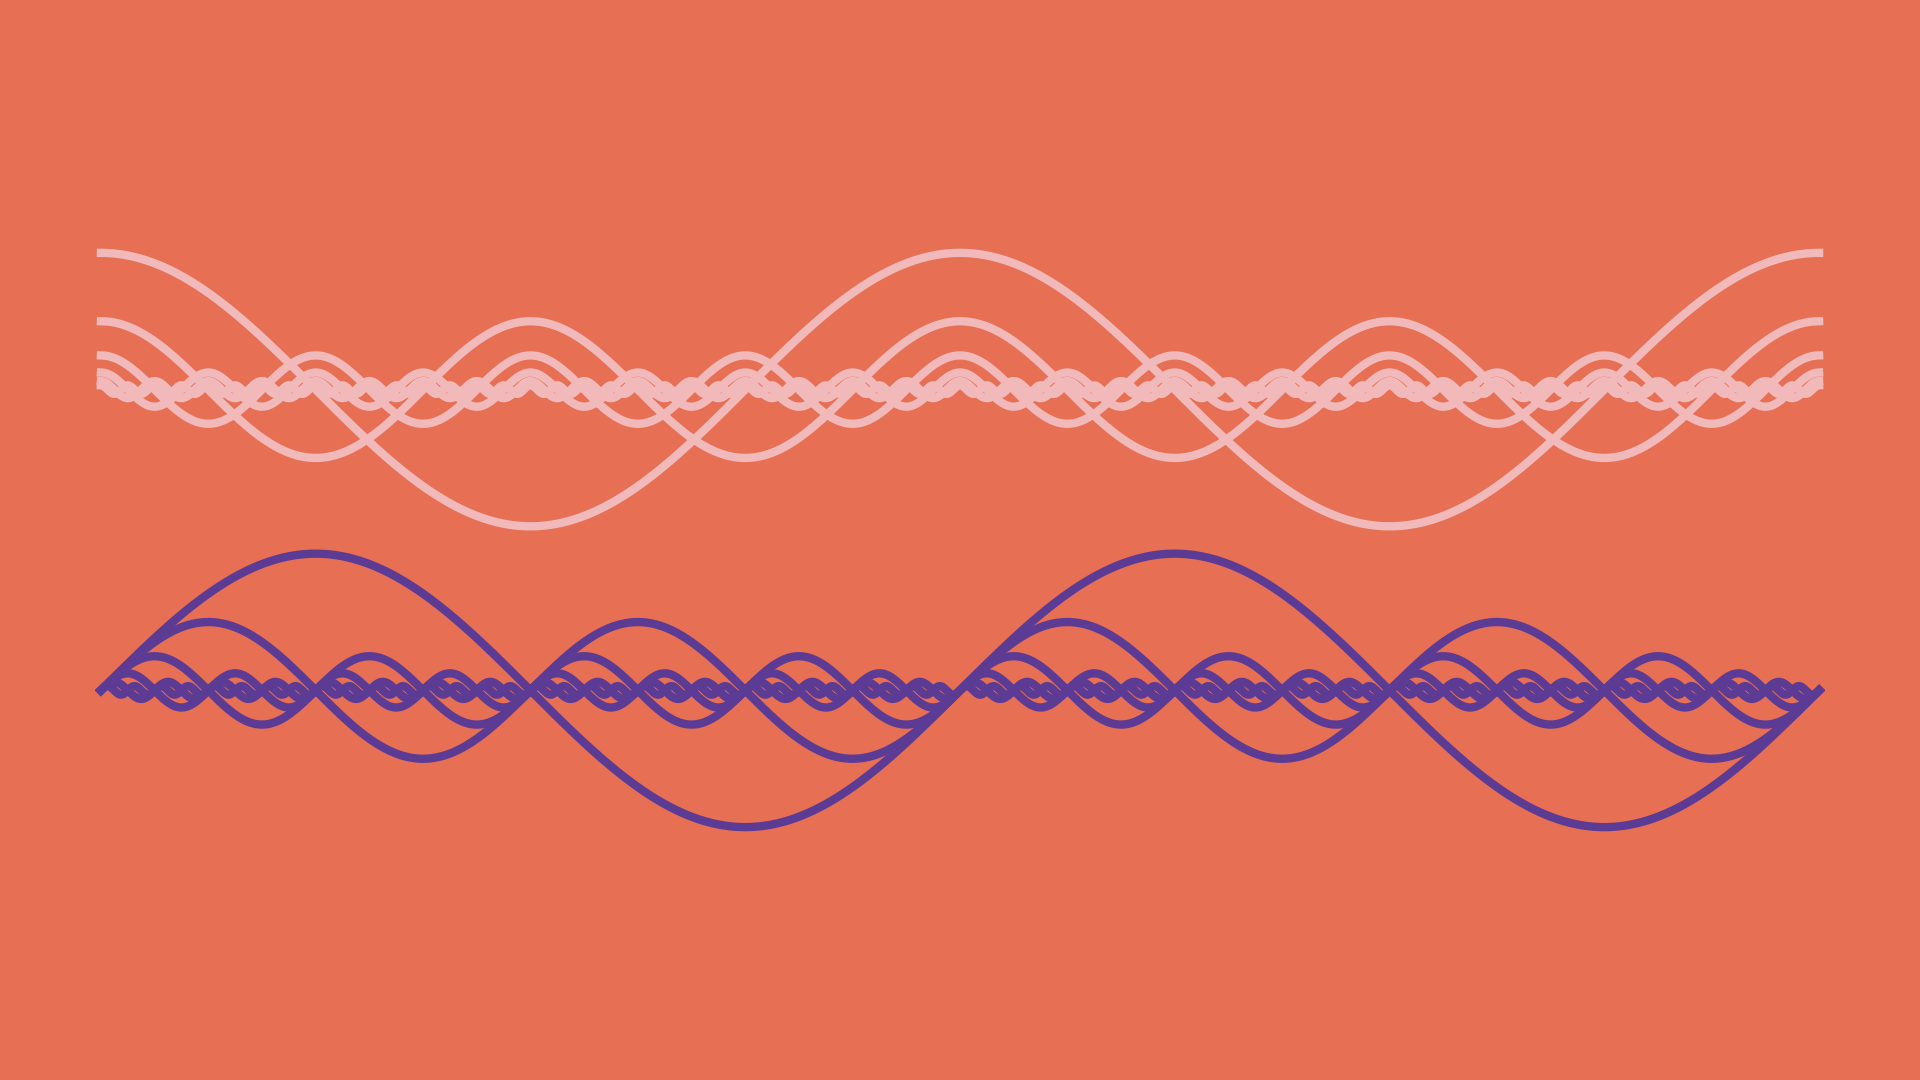

Write Python code to recreate this figure.
from pathlib import Path

import matplotlib.pyplot as plt
import numpy as np


def main() -> None:
    # config
    fp: Path = Path(__file__).resolve().with_suffix(".png")
    plt.rcParams["figure.dpi"] = 100
    plt.rcParams["figure.figsize"] = [19.2, 10.8]
    c0: str = "#E76F53"
    c1: str = "#F1B9BA"
    c2: str = "#5C3B95"
    # generate figure
    fig: plt.Figure
    ax: plt.Axes
    fig, ax = plt.subplots()
    # plot
    t: np.ndarray = np.linspace(-2*np.pi, 2*np.pi, 2001, endpoint=True)
    th: np.ndarray = np.linspace(-2*np.pi, 2*np.pi, 2001, endpoint=True)
    w: float = 1
    h: float = w + 0.1
    c: np.ndarray
    s: np.ndarray
    for i in range(6):
        c = w*np.cos(th)
        s = w*np.sin(th)
        ax.plot(t, c+h, color=c1, linewidth=6)
        ax.plot(t, s-h, color=c2, linewidth=6)
        th *= 2
        w *= 0.5
    # arrange
    #ax.set_xlim(-1.1, 1.1)
    #ax.set_ylim(-1.1, 1.1)
    ax.axis("off")
    ax.set_aspect("equal")
    ax.set_facecolor(c0)
    fig.set_facecolor(c0)
    fig.tight_layout()
    # output
    fig.savefig(fp)
    plt.cla()
    plt.clf()
    plt.close(fig)
    return None


if __name__ == "__main__":
    main()
